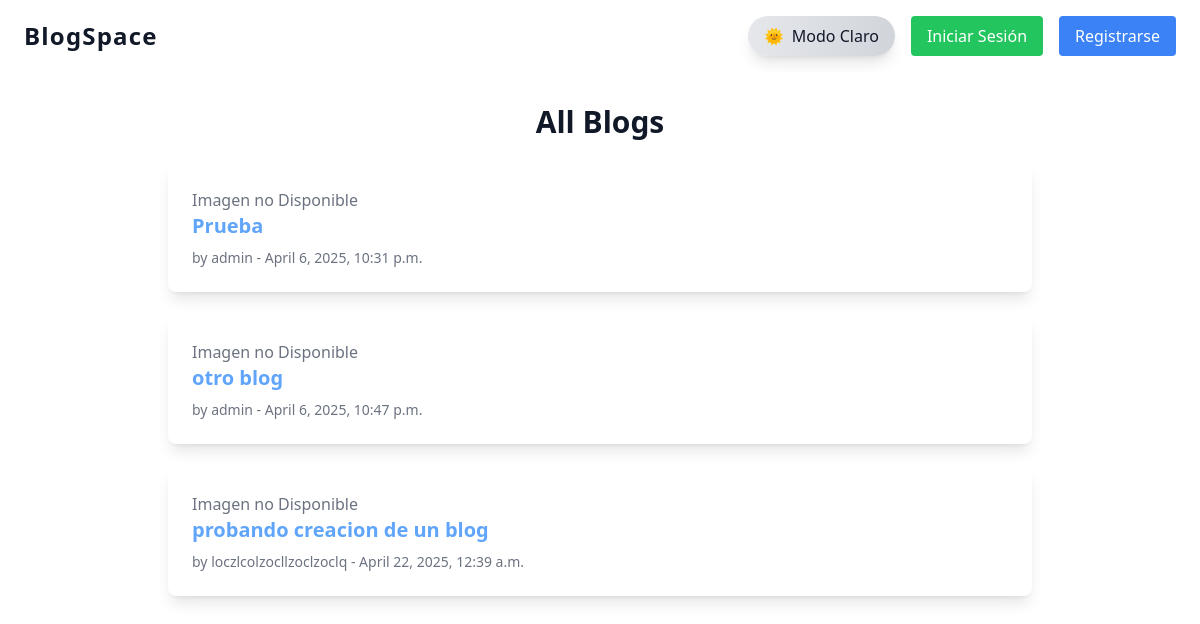
Before: / with the older database file.
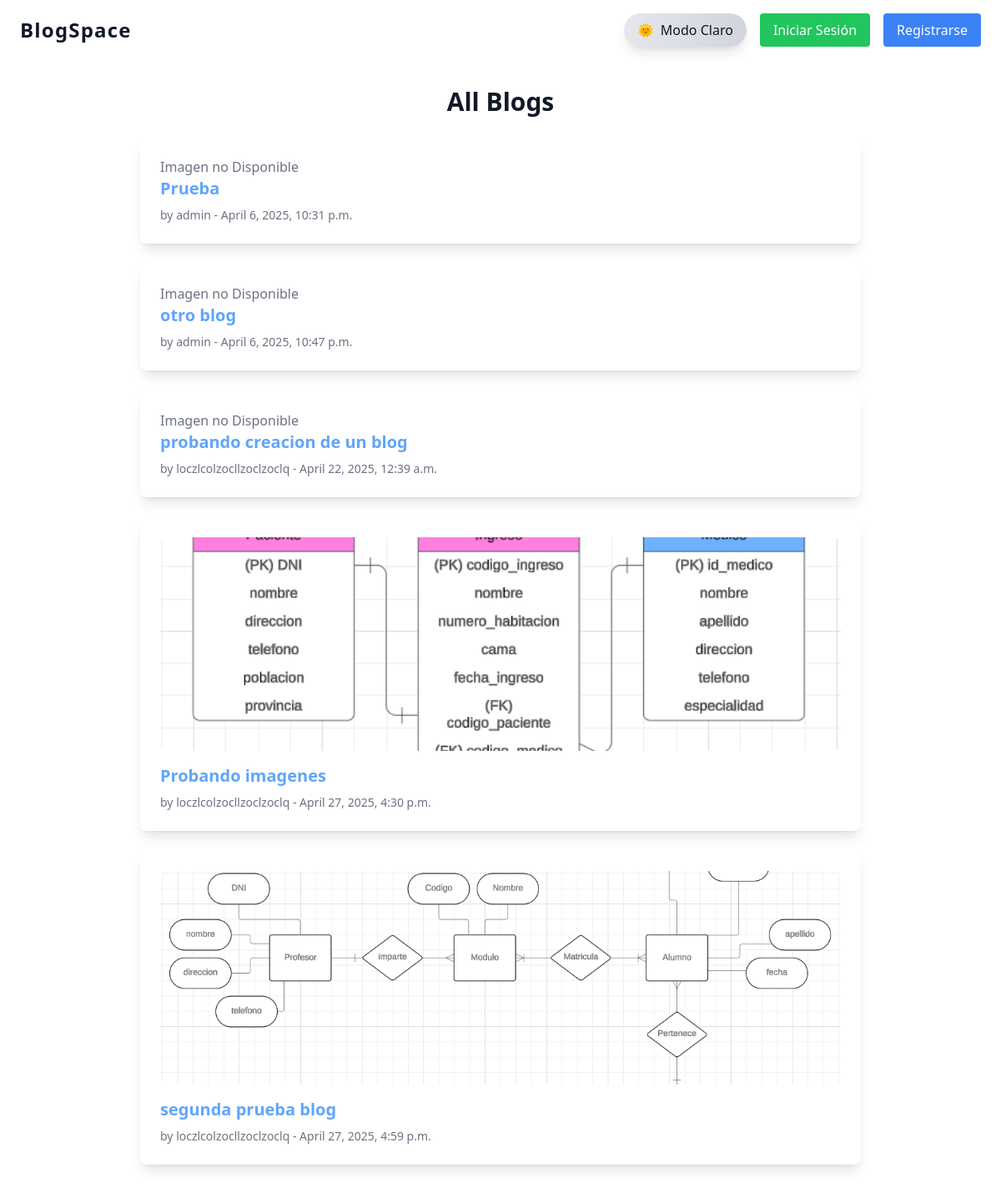
After: the same page with the newer database file.
### blogapp/models.py (models this page shows, shortened)
class Blog(models.Model):
    title = models.CharField(max_length=200)
    content = RichTextField()
    image = models.ImageField(upload_to='blog_images/', blank=True, null=True)
    author = models.ForeignKey(User, on_delete=models.CASCADE)
    created_at = models.DateTimeField(auto_now_add=True)

### blogapp/views.py (the view)
# urls.py: path('', BlogListView.as_view(), name='blog_list'),
class BlogListView(ListView):
    model = Blog
    template_name = 'blogapp/blog_list.html'
    context_object_name = 'blogs'

### blogapp/templates/blogapp/blog_list.html
{% extends 'blogapp/base.html' %}
{% block content %}
  <h1 class="text-3xl font-bold mb-6 text-center text-gray-900 dark:text-white">All Blogs</h1>
  <div class="grid gap-6">
    {% for blog in object_list %}
      <div class="bg-white dark:bg-gray-800 rounded-lg shadow-lg p-6 hover:shadow-xl transition-all duration-700 ease-in-out dark:text-white text-gray-900 animate-fade-in">
        {% if blog.image %}
        <img src="{{ blog.image.url }}" alt="{{ blog.title }}" class="w-full h-64 object-cover rounded-lg mb-4">
      {% else %}
        <p class="text-gray-500 dark:text-gray-400">Imagen no Disponible</p>
      {% endif %}
        <h2 class="text-xl font-semibold mb-2">
          <a href="{% url 'blogapp:blog_detail' blog.pk %}" class="text-blue-400 hover:text-blue-300">{{ blog.title }}</a>
        </h2>
        <p class="text-sm text-gray-500 dark:text-gray-400">by {{ blog.author.username }} - {{ blog.created_at }}</p>
      </div>
    {% empty %}
      <p class="text-gray-500 dark:text-gray-400 text-center">No blogs have been posted yet.</p>
    {% endfor %}
  </div>
{% endblock %}

### blogapp/templates/blogapp/base.html (shortened to what this page needs)
<!DOCTYPE html>
<html lang="en">
<head>
  <script src="https://cdn.tailwindcss.com"></script>
</head>
<body id="body" class="flex flex-col min-h-screen bg-white dark:bg-black text-gray-900 dark:text-white font-sans transition-all duration-700 ease-in-out">
  <nav class="bg-white dark:bg-gradient-to-r dark:from-gray-900 dark:to-gray-700 shadow-md py-4 px-6 transition-colors">
    <div class="max-w-6xl mx-auto flex justify-between items-center">
      <a href="{% url 'blogapp:blog_list' %}" class="text-gray-900 dark:text-white text-2xl font-semibold tracking-wider transition-colors">BlogSpace</a>
      <div class="flex items-center space-x-4">
        <button onclick="toggleDarkMode()" class="flex items-center gap-2 px-4 py-2 rounded-full bg-gradient-to-r from-gray-200 to-gray-300 dark:from-gray-700 dark:to-gray-800 text-gray-900 dark:text-white hover:scale-105 transition-all duration-300 shadow-lg">
  <span id="theme-icon" class="transition-transform duration-500 transform">🌞</span>
  <span id="theme-label" class="transition-opacity duration-500 ease-in-out">Modo Claro</span>
</button>
    {% if user.is_authenticated %}
      <form action="{% url 'logout' %}" method="post" style="display: inline;">
        {% csrf_token %}
        <button type="submit" class="btn btn-danger">Cerrar sesión</button>
      </form>
      <a href="{% url 'blogapp:add_blog' %}" class="bg-blue-500 hover:bg-blue-600 text-white dark:bg-blue-600 dark:hover:bg-blue-700 dark:text-white font-medium py-2 px-4 rounded transition-all duration-500 ease-in-out">Nuevo Blog</a>
    {% else %}
      <a href="{% url 'blogapp:custom_login' %}" class="bg-green-500 hover:bg-green-600 text-white dark:bg-green-600 dark:hover:bg-green-700 dark:text-white font-medium py-2 px-4 rounded transition-all duration-500 ease-in-out">Iniciar Sesión</a>
      <a href="{% url 'blogapp:signup' %}" class="bg-blue-500 hover:bg-blue-600 text-white dark:bg-blue-600 dark:hover:bg-blue-700 dark:text-white font-medium py-2 px-4 rounded transition-all duration-500 ease-in-out">Registrarse</a>
    {% endif %}
      </div>
    </div>
  </nav>
  <main class="flex-grow w-full bg-white dark:bg-gray-900 transition-all duration-700 ease-in-out">
    <div class="max-w-4xl mx-auto px-4 py-8">
    {% block content %}{% endblock %}
    </div>
  </main>
</body>
</html>

### blogapp/templates/blogapp/base.html (style rules this page uses)
html { background-color: white; }
html { transition: background-color 0.5s ease-in-out; }
html, body { height: 100%; scroll-behavior: smooth; transition: background-color 0.5s ease-in-out; }
.animate-fade-in { animation: fade-in 0.6s ease-out; will-change: opacity, transform; }

Changed rows visible on the page:
added Blog: image (picture), title "Probando imagenes", author.username "loczlcolzocllzoclzoclq", created_at "April 27, 2025, 4:30 p.m."
added Blog: image (picture), title "segunda prueba blog", author.username "loczlcolzocllzoclzoclq", created_at "April 27, 2025, 4:59 p.m."
